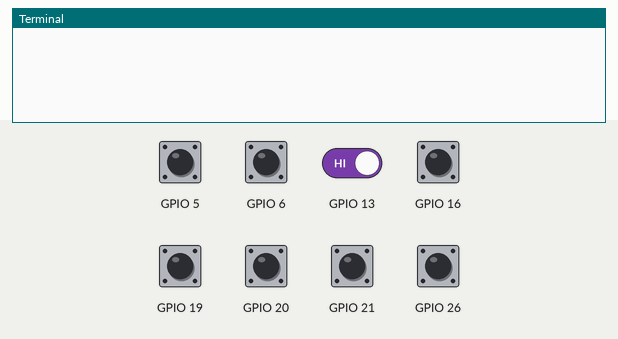
A program run on a simulated Raspberry Pi (BCM pin numbers). On the bench: the last lines printed to the terminal. Inputs (shaded band) come from the test bench; at power-on: GPIO 5, GPIO 6, GPIO 13, GPIO 16, GPIO 19–21, GPIO 26 HIGH. Threads take turns every 2 ms.

Above: at 1.2 s.
1.3 s: GPIO 5 pulled LOW for 0.15 s
At 2.5 s:
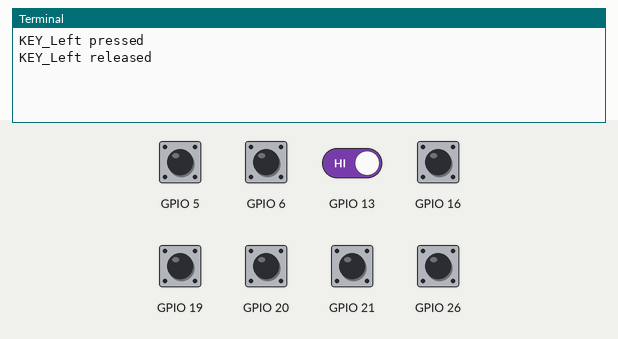
2.9 s: GPIO 6 pulled LOW for 0.15 s
At 3.8 s:
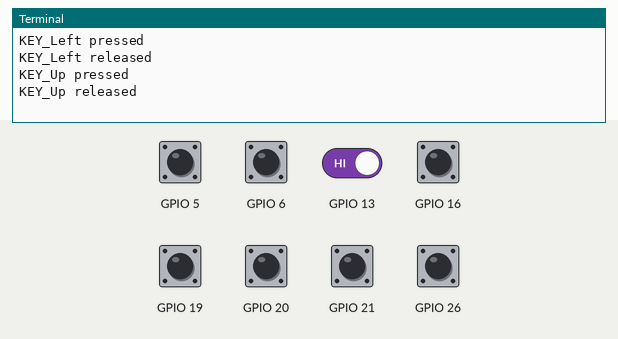
4.5 s: GPIO 5 driven LOW and GPIO 13 driven LOW
At 5.6 s:
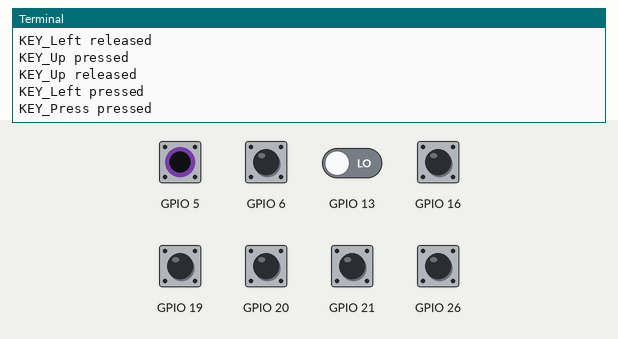
6.0 s: GPIO 13 driven HIGH
At 6.5 s:
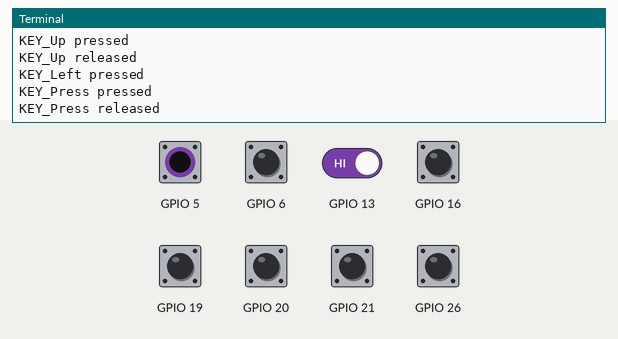

The program:

KEY_BD.py
```python
import RPi.GPIO as GPIO


class KEY(object):
    def __init__(self, key):
        self._stat = 'KEY_CHECK'
        self._flag = 0
        self._key = key

    def Init(self):
        GPIO.setmode(GPIO.BCM)
        GPIO.setup(self._key, GPIO.IN, pull_up_down=GPIO.PUD_UP)   # Input with pull-up

    def Scan(self, release=0):
        if self._stat == 'KEY_CHECK':
            if not GPIO.input(self._key):
                self._stat = 'KEY_COMFIRM'
        elif self._stat == 'KEY_COMFIRM':
            if not GPIO.input(self._key):
                self._stat = 'KEY_RELEASE'
                self._flag = 1
            else:
                self._stat = 'KEY_CHECK'
        elif self._stat == 'KEY_RELEASE':
            if GPIO.input(self._key):
                self._stat = 'KEY_CHECK'
                if release:
                    self._flag = 2
                else:
                    self._flag = 0

    def getKeyStatus(self):
        return self._flag

    def reset(self):
        self._flag = 0


class KEY_BD(object):
    def __init__(self, up=6, down=19, left=5, right=26, press=13, k1=21, k2=20, k3=16):
        #init GPIO
        # for P4:
        # sudo vi /boot/config.txt
        # gpio=6,19,5,26,13,21,20,16=pu
        self._keys = {
            'k_up': KEY(up),
            'k_down': KEY(down),
            'k_left': KEY(left),
            'k_right': KEY(right),
            'k_press': KEY(press),
            'k_1': KEY(k1),
            'k_2': KEY(k2),
            'k_3': KEY(k3)
        }
        self._key_stat = dict()

    def Init(self):
        for key in self._keys.values():
            key.Init()

    def Scan(self, release=0):
        for key in self._keys.values():
            key.Scan(release)

    def getKeyStatus(self):
        self._key_stat.clear()
        for tag, key in self._keys.items():
            self._key_stat[tag] = key.getKeyStatus()
        return self._key_stat

    def reset(self, tag='*'):
        def reset_all(self):
            for key in self._keys.values():
                key.reset()
        if tag == '*':
            reset_all(self)
        else:
            key = self._keys.get(tag, None)
            if not key:
                reset_all(self)
            else:
                key.reset()


if __name__ == '__main__':
    import time
    from threading import Thread

    kbd = KEY_BD()
    kbd.Init()

    def keyScan():
        global kbd
        while True:
            kbd.Scan(1)
            time.sleep(0.01)

    task = Thread(target=keyScan)
    task.start()

    while True:
        key_stat = kbd.getKeyStatus()

        if key_stat['k_up'] == 1:
            print('KEY_Up pressed')
        elif key_stat['k_up'] == 2:
            print('KEY_Up released')

        if key_stat['k_down'] == 1:
            print('KEY_Down pressed')
        elif key_stat['k_down'] == 2:
            print('KEY_Down released')

        if key_stat['k_left'] == 1:
            print('KEY_Left pressed')
        elif key_stat['k_left'] == 2:
            print('KEY_Left released')

        if key_stat['k_right'] == 1:
            print('KEY_Right pressed')
        elif key_stat['k_right'] == 2:
            print('KEY_Right released')

        if key_stat['k_press'] == 1:
            print('KEY_Press pressed')
        elif key_stat['k_press'] == 2:
            print('KEY_Press released')

        if key_stat['k_1'] == 1:
            print('KEY_1 pressed')
        elif key_stat['k_1'] == 2:
            print('KEY_1 released')

        if key_stat['k_2'] == 1:
            print('KEY_2 pressed')
        elif key_stat['k_2'] == 2:
            print('KEY_2 released')

        if key_stat['k_3'] == 1:
            print('KEY_3 pressed')
        elif key_stat['k_3'] == 2:
            print('KEY_3 released')

        for tag, flag in key_stat.items():
            if flag:
                kbd.reset(tag)
```

Measured:
- after the input at 1.3 s, the terminal: prints a new line at once (image 1)
- after the input at 2.9 s, the terminal: prints a new line at once (image 2)
- after the input at 4.5 s, the terminal: prints a new line at once (image 3)
- after the input at 6.0 s, the terminal: prints a new line at once (image 4)
